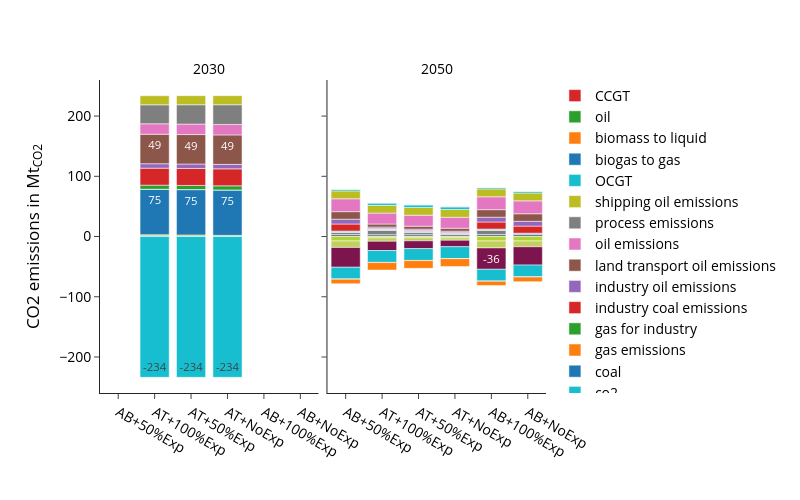

This figure's notebook cell:
### Code cell
fig_name = "co2_emissions_mt"
fig = px.bar(
    df, 
    **fig_kwargs,
    labels={"value":"CO2 emissions in Mt<sub>CO2</sub>",
            "year":"",
            "variable":"", 
            "scen":""
            },
    color_discrete_map=colors["co2"],
    category_orders={
        "variable":list(colors["co2"].keys()),
        "scen": scen_order
        },
    #facet_col_wrap=1, facet_col_spacing=0.07,
)
fig.update_layout(legend_traceorder="reversed",)
update_layout(fig)

print("Totals per scenario and year:", supply_sum_df)
fig.show()
#save_plotly_fig(supply_df, fig, sdir, f"{idx_group_name}_{fig_name}")

### Figure 1 — Plotly figure (JSON) as saved in the notebook; plotly's stock layout.template omitted (floating-point values rounded to 4 significant figures)
{"data": [{"hovertemplate": "=%{x}<br>CO2 emissions in Mt<sub>CO2</sub>=%{text}<extra></extra>", "legendgroup": "Process emissions with CC", "marker": {"color": "#1c3f52", "pattern": {"shape": ""}}, "name": "Process emissions with CC", "orientation": "v", "showlegend": true, "text": [0.1, 0.1], "textangle": 0, "textposition": "inside", "texttemplate": "%{y:.0f}", "type": "bar", "x": ["AT+100%Exp", "AT+50%Exp"], "xaxis": "x", "y": [0.1, 0.1], "yaxis": "y"}, {"hovertemplate": "=%{x}<br>CO2 emissions in Mt<sub>CO2</sub>=%{text}<extra></extra>", "legendgroup": "Process emissions with CC", "marker": {"color": "#1c3f52", "pattern": {"shape": ""}}, "name": "Process emissions with CC", "orientation": "v", "showlegend": false, "text": [2.9, 2.9, 2.9, 2.9, 2.9, 2.9], "textangle": 0, "textposition": "inside", "texttemplate": "%{y:.0f}", "type": "bar", "x": ["AB+100%Exp", "AB+50%Exp", "AB+NoExp", "AT+100%Exp", "AT+50%Exp", "AT+NoExp"], "xaxis": "x2", "y": [2.9, 2.9, 2.9, 2.9, 2.9, 2.9], "yaxis": "y2"}, {"hovertemplate": "=%{x}<br>CO2 emissions in Mt<sub>CO2</sub>=%{text}<extra></extra>", "legendgroup": "Biomass for industry with CC", "marker": {"color": "#b2d235", "pattern": {"shape": ""}}, "name": "Biomass for industry with CC", "orientation": "v", "showlegend": true, "text": [-7.4, -7.4, -7.4, -2.2, -2.2, -2.2], "textangle": 0, "textposition": "inside", "texttemplate": "%{y:.0f}", "type": "bar", "x": ["AB+100%Exp", "AB+50%Exp", "AB+NoExp", "AT+100%Exp", "AT+50%Exp", "AT+NoExp"], "xaxis": "x2", "y": [-7.4, -7.4, -7.4, -2.2, -2.2, -2.2], "yaxis": "y2"}, {"hovertemplate": "=%{x}<br>CO2 emissions in Mt<sub>CO2</sub>=%{text}<extra></extra>", "legendgroup": "Biomass for CHP with CC", "marker": {"color": "#C2D05C", "pattern": {"shape": ""}}, "name": "Biomass for CHP with CC", "orientation": "v", "showlegend": true, "text": [-11.5, -10.7, -9.6, -5.7, -4.9, -4.0], "textangle": 0, "textposition": "inside", "texttemplate": "%{y:.0f}", "type": "bar", "x": ["AB+100%Exp", "AB+50%Exp", "AB+NoExp", "AT+100%Exp", "AT+50%Exp", "AT+NoExp"], "xaxis": "x2", "y": [-11.5, -10.7, -9.6, -5.7, -4.9, -4.0], "yaxis": "y2"}, {"hovertemplate": "=%{x}<br>CO2 emissions in Mt<sub>CO2</sub>=%{text}<extra></extra>", "legendgroup": "Gas for industry with CC", "marker": {"color": "#005b7f", "pattern": {"shape": ""}}, "name": "Gas for industry with CC", "orientation": "v", "showlegend": true, "text": [0.3, 0.3, 0.3, 0.1, 0.1, 0.1], "textangle": 0, "textposition": "inside", "texttemplate": "%{y:.0f}", "type": "bar", "x": ["AB+100%Exp", "AB+50%Exp", "AB+NoExp", "AT+100%Exp", "AT+50%Exp", "AT+NoExp"], "xaxis": "x2", "y": [0.3, 0.3, 0.3, 0.1, 0.1, 0.1], "yaxis": "y2"}, {"hovertemplate": "=%{x}<br>CO2 emissions in Mt<sub>CO2</sub>=%{text}<extra></extra>", "legendgroup": "Direct air capture", "marker": {"color": "#7c154d", "pattern": {"shape": ""}}, "name": "Direct air capture", "orientation": "v", "showlegend": true, "text": [-35.5, -32.9, -30.4, -15.4, -13.0, -10.7], "textangle": 0, "textposition": "inside", "texttemplate": "%{y:.0f}", "type": "bar", "x": ["AB+100%Exp", "AB+50%Exp", "AB+NoExp", "AT+100%Exp", "AT+50%Exp", "AT+NoExp"], "xaxis": "x2", "y": [-35.5, -32.9, -30.4, -15.4, -13.0, -10.7], "yaxis": "y2"}, {"hovertemplate": "=%{x}<br>CO2 emissions in Mt<sub>CO2</sub>=%{text}<extra></extra>", "legendgroup": "FT export", "marker": {"color": "#7F7F7F", "pattern": {"shape": ""}}, "name": "FT export", "orientation": "v", "showlegend": true, "text": [1.0, 0.5], "textangle": 0, "textposition": "inside", "texttemplate": "%{y:.0f}", "type": "bar", "x": ["AT+100%Exp", "AT+50%Exp"], "xaxis": "x", "y": [1.0, 0.5], "yaxis": "y"}, {"hovertemplate": "=%{x}<br>CO2 emissions in Mt<sub>CO2</sub>=%{text}<extra></extra>", "legendgroup": "FT export", "marker": {"color": "#7F7F7F", "pattern": {"shape": ""}}, "name": "FT export", "orientation": "v", "showlegend": false, "text": [7.1, 3.6, 7.1, 3.6], "textangle": 0, "textposition": "inside", "texttemplate": "%{y:.0f}", "type": "bar", "x": ["AB+100%Exp", "AB+50%Exp", "AT+100%Exp", "AT+50%Exp"], "xaxis": "x2", "y": [7.1, 3.6, 7.1, 3.6], "yaxis": "y2"}, {"hovertemplate": "=%{x}<br>CO2 emissions in Mt<sub>CO2</sub>=%{text}<extra></extra>", "legendgroup": "SMR", "marker": {"color": "#BCBD22", "pattern": {"shape": ""}}, "name": "SMR", "orientation": "v", "showlegend": true, "text": [2.0, 2.0, 2.0], "textangle": 0, "textposition": "inside", "texttemplate": "%{y:.0f}", "type": "bar", "x": ["AT+100%Exp", "AT+50%Exp", "AT+NoExp"], "xaxis": "x", "y": [2.0, 2.0, 2.0], "yaxis": "y"}, {"hovertemplate": "=%{x}<br>CO2 emissions in Mt<sub>CO2</sub>=%{text}<extra></extra>", "legendgroup": "SMR", "marker": {"color": "#BCBD22", "pattern": {"shape": ""}}, "name": "SMR", "orientation": "v", "showlegend": false, "text": [0.1, 0.2, 0.3, 0.4, 0.6, 0.9], "textangle": 0, "textposition": "inside", "texttemplate": "%{y:.0f}", "type": "bar", "x": ["AB+100%Exp", "AB+50%Exp", "AB+NoExp", "AT+100%Exp", "AT+50%Exp", "AT+NoExp"], "xaxis": "x2", "y": [0.1, 0.2, 0.3, 0.4, 0.6, 0.9], "yaxis": "y2"}, {"hovertemplate": "=%{x}<br>CO2 emissions in Mt<sub>CO2</sub>=%{text}<extra></extra>", "legendgroup": "co2", "marker": {"color": "#17BECF", "pattern": {"shape": ""}}, "name": "co2", "orientation": "v", "showlegend": true, "text": [-233.8, -233.8, -233.8], "textangle": 0, "textposition": "inside", "texttemplate": "%{y:.0f}", "type": "bar", "x": ["AT+100%Exp", "AT+50%Exp", "AT+NoExp"], "xaxis": "x", "y": [-233.8, -233.8, -233.8], "yaxis": "y"}, {"hovertemplate": "=%{x}<br>CO2 emissions in Mt<sub>CO2</sub>=%{text}<extra></extra>", "legendgroup": "co2", "marker": {"color": "#17BECF", "pattern": {"shape": ""}}, "name": "co2", "orientation": "v", "showlegend": false, "text": [-19.6, -19.6, -19.6, -19.6, -19.6, -19.6], "textangle": 0, "textposition": "inside", "texttemplate": "%{y:.0f}", "type": "bar", "x": ["AB+100%Exp", "AB+50%Exp", "AB+NoExp", "AT+100%Exp", "AT+50%Exp", "AT+NoExp"], "xaxis": "x2", "y": [-19.6, -19.6, -19.6, -19.6, -19.6, -19.6], "yaxis": "y2"}, {"hovertemplate": "=%{x}<br>CO2 emissions in Mt<sub>CO2</sub>=%{text}<extra></extra>", "legendgroup": "coal", "marker": {"color": "#1F77B4", "pattern": {"shape": ""}}, "name": "coal", "orientation": "v", "showlegend": true, "text": [75.3, 75.3, 75.3], "textangle": 0, "textposition": "inside", "texttemplate": "%{y:.0f}", "type": "bar", "x": ["AT+100%Exp", "AT+50%Exp", "AT+NoExp"], "xaxis": "x", "y": [75.3, 75.3, 75.3], "yaxis": "y"}, {"hovertemplate": "=%{x}<br>CO2 emissions in Mt<sub>CO2</sub>=%{text}<extra></extra>", "legendgroup": "coal", "marker": {"color": "#1F77B4", "pattern": {"shape": ""}}, "name": "coal", "orientation": "v", "showlegend": false, "text": [1.9, 2.0, 2.0, 1.7, 1.5, 1.4], "textangle": 0, "textposition": "inside", "texttemplate": "%{y:.0f}", "type": "bar", "x": ["AB+100%Exp", "AB+50%Exp", "AB+NoExp", "AT+100%Exp", "AT+50%Exp", "AT+NoExp"], "xaxis": "x2", "y": [1.9, 2.0, 2.0, 1.7, 1.5, 1.4], "yaxis": "y2"}, {"hovertemplate": "=%{x}<br>CO2 emissions in Mt<sub>CO2</sub>=%{text}<extra></extra>", "legendgroup": "gas emissions", "marker": {"color": "#FF7F0E", "pattern": {"shape": ""}}, "name": "gas emissions", "orientation": "v", "showlegend": true, "text": [0.1, 0.1, 0.1], "textangle": 0, "textposition": "inside", "texttemplate": "%{y:.0f}", "type": "bar", "x": ["AT+100%Exp", "AT+50%Exp", "AT+NoExp"], "xaxis": "x", "y": [0.1, 0.1, 0.1], "yaxis": "y"}, {"hovertemplate": "=%{x}<br>CO2 emissions in Mt<sub>CO2</sub>=%{text}<extra></extra>", "legendgroup": "gas emissions", "marker": {"color": "#FF7F0E", "pattern": {"shape": ""}}, "name": "gas emissions", "orientation": "v", "showlegend": false, "text": [0.1, 0.1, 0.1, 0.1, 0.1, 0.1], "textangle": 0, "textposition": "inside", "texttemplate": "%{y:.0f}", "type": "bar", "x": ["AB+100%Exp", "AB+50%Exp", "AB+NoExp", "AT+100%Exp", "AT+50%Exp", "AT+NoExp"], "xaxis": "x2", "y": [0.1, 0.1, 0.1, 0.1, 0.1, 0.1], "yaxis": "y2"}, {"hovertemplate": "=%{x}<br>CO2 emissions in Mt<sub>CO2</sub>=%{text}<extra></extra>", "legendgroup": "gas for industry", "marker": {"color": "#2CA02C", "pattern": {"shape": ""}}, "name": "gas for industry", "orientation": "v", "showlegend": true, "text": [6.8, 6.8, 6.8], "textangle": 0, "textposition": "inside", "texttemplate": "%{y:.0f}", "type": "bar", "x": ["AT+100%Exp", "AT+50%Exp", "AT+NoExp"], "xaxis": "x", "y": [6.8, 6.8, 6.8], "yaxis": "y"}, {"hovertemplate": "=%{x}<br>CO2 emissions in Mt<sub>CO2</sub>=%{text}<extra></extra>", "legendgroup": "industry coal emissions", "marker": {"color": "#D62728", "pattern": {"shape": ""}}, "name": "industry coal emissions", "orientation": "v", "showlegend": true, "text": [28.2, 28.2, 28.2], "textangle": 0, "textposition": "inside", "texttemplate": "%{y:.0f}", "type": "bar", "x": ["AT+100%Exp", "AT+50%Exp", "AT+NoExp"], "xaxis": "x", "y": [28.2, 28.2, 28.2], "yaxis": "y"}, {"hovertemplate": "=%{x}<br>CO2 emissions in Mt<sub>CO2</sub>=%{text}<extra></extra>", "legendgroup": "industry coal emissions", "marker": {"color": "#D62728", "pattern": {"shape": ""}}, "name": "industry coal emissions", "orientation": "v", "showlegend": false, "text": [11.7, 11.7, 11.7, 1.2, 1.2, 1.2], "textangle": 0, "textposition": "inside", "texttemplate": "%{y:.0f}", "type": "bar", "x": ["AB+100%Exp", "AB+50%Exp", "AB+NoExp", "AT+100%Exp", "AT+50%Exp", "AT+NoExp"], "xaxis": "x2", "y": [11.7, 11.7, 11.7, 1.2, 1.2, 1.2], "yaxis": "y2"}, {"hovertemplate": "=%{x}<br>CO2 emissions in Mt<sub>CO2</sub>=%{text}<extra></extra>", "legendgroup": "industry oil emissions", "marker": {"color": "#9467BD", "pattern": {"shape": ""}}, "name": "industry oil emissions", "orientation": "v", "showlegend": true, "text": [7.4, 7.4, 7.4], "textangle": 0, "textposition": "inside", "texttemplate": "%{y:.0f}", "type": "bar", "x": ["AT+100%Exp", "AT+50%Exp", "AT+NoExp"], "xaxis": "x", "y": [7.4, 7.4, 7.4], "yaxis": "y"}, {"hovertemplate": "=%{x}<br>CO2 emissions in Mt<sub>CO2</sub>=%{text}<extra></extra>", "legendgroup": "industry oil emissions", "marker": {"color": "#9467BD", "pattern": {"shape": ""}}, "name": "industry oil emissions", "orientation": "v", "showlegend": false, "text": [8.0, 8.0, 8.0, 2.3, 2.3, 2.3], "textangle": 0, "textposition": "inside", "texttemplate": "%{y:.0f}", "type": "bar", "x": ["AB+100%Exp", "AB+50%Exp", "AB+NoExp", "AT+100%Exp", "AT+50%Exp", "AT+NoExp"], "xaxis": "x2", "y": [8.0, 8.0, 8.0, 2.3, 2.3, 2.3], "yaxis": "y2"}, {"hovertemplate": "=%{x}<br>CO2 emissions in Mt<sub>CO2</sub>=%{text}<extra></extra>", "legendgroup": "land transport oil emissions", "marker": {"color": "#8C564B", "pattern": {"shape": ""}}, "name": "land transport oil emissions", "orientation": "v", "showlegend": true, "text": [48.9, 48.9, 48.9], "textangle": 0, "textposition": "inside", "texttemplate": "%{y:.0f}", "type": "bar", "x": ["AT+100%Exp", "AT+50%Exp", "AT+NoExp"], "xaxis": "x", "y": [48.9, 48.9, 48.9], "yaxis": "y"}, {"hovertemplate": "=%{x}<br>CO2 emissions in Mt<sub>CO2</sub>=%{text}<extra></extra>", "legendgroup": "land transport oil emissions", "marker": {"color": "#8C564B", "pattern": {"shape": ""}}, "name": "land transport oil emissions", "orientation": "v", "showlegend": false, "text": [12.5, 12.5, 12.5, 4.9, 4.9, 4.9], "textangle": 0, "textposition": "inside", "texttemplate": "%{y:.0f}", "type": "bar", "x": ["AB+100%Exp", "AB+50%Exp", "AB+NoExp", "AT+100%Exp", "AT+50%Exp", "AT+NoExp"], "xaxis": "x2", "y": [12.5, 12.5, 12.5, 4.9, 4.9, 4.9], "yaxis": "y2"}, {"hovertemplate": "=%{x}<br>CO2 emissions in Mt<sub>CO2</sub>=%{text}<extra></extra>", "legendgroup": "oil emissions", "marker": {"color": "#E377C2", "pattern": {"shape": ""}}, "name": "oil emissions", "orientation": "v", "showlegend": true, "text": [17.4, 17.4, 17.4], "textangle": 0, "textposition": "inside", "texttemplate": "%{y:.0f}", "type": "bar", "x": ["AT+100%Exp", "AT+50%Exp", "AT+NoExp"], "xaxis": "x", "y": [17.4, 17.4, 17.4], "yaxis": "y"}, {"hovertemplate": "=%{x}<br>CO2 emissions in Mt<sub>CO2</sub>=%{text}<extra></extra>", "legendgroup": "oil emissions", "marker": {"color": "#E377C2", "pattern": {"shape": ""}}, "name": "oil emissions", "orientation": "v", "showlegend": false, "text": [21.4, 21.4, 21.4, 18.2, 18.2, 18.2], "textangle": 0, "textposition": "inside", "texttemplate": "%{y:.0f}", "type": "bar", "x": ["AB+100%Exp", "AB+50%Exp", "AB+NoExp", "AT+100%Exp", "AT+50%Exp", "AT+NoExp"], "xaxis": "x2", "y": [21.4, 21.4, 21.4, 18.2, 18.2, 18.2], "yaxis": "y2"}, {"hovertemplate": "=%{x}<br>CO2 emissions in Mt<sub>CO2</sub>=%{text}<extra></extra>", "legendgroup": "process emissions", "marker": {"color": "#7F7F7F", "pattern": {"shape": ""}}, "name": "process emissions", "orientation": "v", "showlegend": true, "text": [31.5, 32.1, 32.7], "textangle": 0, "textposition": "inside", "texttemplate": "%{y:.0f}", "type": "bar", "x": ["AT+100%Exp", "AT+50%Exp", "AT+NoExp"], "xaxis": "x", "y": [31.5, 32.1, 32.7], "yaxis": "y"}, {"hovertemplate": "=%{x}<br>CO2 emissions in Mt<sub>CO2</sub>=%{text}<extra></extra>", "legendgroup": "shipping oil emissions", "marker": {"color": "#BCBD22", "pattern": {"shape": ""}}, "name": "shipping oil emissions", "orientation": "v", "showlegend": true, "text": [15.1, 15.1, 15.1], "textangle": 0, "textposition": "inside", "texttemplate": "%{y:.0f}", "type": "bar", "x": ["AT+100%Exp", "AT+50%Exp", "AT+NoExp"], "xaxis": "x", "y": [15.1, 15.1, 15.1], "yaxis": "y"}, {"hovertemplate": "=%{x}<br>CO2 emissions in Mt<sub>CO2</sub>=%{text}<extra></extra>", "legendgroup": "shipping oil emissions", "marker": {"color": "#BCBD22", "pattern": {"shape": ""}}, "name": "shipping oil emissions", "orientation": "v", "showlegend": false, "text": [13.1, 13.1, 13.1, 12.9, 12.9, 12.9], "textangle": 0, "textposition": "inside", "texttemplate": "%{y:.0f}", "type": "bar", "x": ["AB+100%Exp", "AB+50%Exp", "AB+NoExp", "AT+100%Exp", "AT+50%Exp", "AT+NoExp"], "xaxis": "x2", "y": [13.1, 13.1, 13.1, 12.9, 12.9, 12.9], "yaxis": "y2"}, {"hovertemplate": "=%{x}<br>CO2 emissions in Mt<sub>CO2</sub>=%{text}<extra></extra>", "legendgroup": "OCGT", "marker": {"color": "#17BECF", "pattern": {"shape": ""}}, "name": "OCGT", "orientation": "v", "showlegend": true, "text": [2.1, 2.4, 2.7, 3.8, 4.3, 4.6], "textangle": 0, "textposition": "inside", "texttemplate": "%{y:.0f}", "type": "bar", "x": ["AB+100%Exp", "AB+50%Exp", "AB+NoExp", "AT+100%Exp", "AT+50%Exp", "AT+NoExp"], "xaxis": "x2", "y": [2.1, 2.4, 2.7, 3.8, 4.3, 4.6], "yaxis": "y2"}, {"hovertemplate": "=%{x}<br>CO2 emissions in Mt<sub>CO2</sub>=%{text}<extra></extra>", "legendgroup": "biogas to gas", "marker": {"color": "#1F77B4", "pattern": {"shape": ""}}, "name": "biogas to gas", "orientation": "v", "showlegend": true, "text": [-0.3, -0.3, -0.3, -0.3, -0.3, -0.3], "textangle": 0, "textposition": "inside", "texttemplate": "%{y:.0f}", "type": "bar", "x": ["AB+100%Exp", "AB+50%Exp", "AB+NoExp", "AT+100%Exp", "AT+50%Exp", "AT+NoExp"], "xaxis": "x2", "y": [-0.3, -0.3, -0.3, -0.3, -0.3, -0.3], "yaxis": "y2"}, {"hovertemplate": "=%{x}<br>CO2 emissions in Mt<sub>CO2</sub>=%{text}<extra></extra>", "legendgroup": "biomass to liquid", "marker": {"color": "#FF7F0E", "pattern": {"shape": ""}}, "name": "biomass to liquid", "orientation": "v", "showlegend": true, "text": [-7.1, -7.4, -7.7, -12.5, -12.8, -12.9], "textangle": 0, "textposition": "inside", "texttemplate": "%{y:.0f}", "type": "bar", "x": ["AB+100%Exp", "AB+50%Exp", "AB+NoExp", "AT+100%Exp", "AT+50%Exp", "AT+NoExp"], "xaxis": "x2", "y": [-7.1, -7.4, -7.7, -12.5, -12.8, -12.9], "yaxis": "y2"}, {"hovertemplate": "=%{x}<br>CO2 emissions in Mt<sub>CO2</sub>=%{text}<extra></extra>", "legendgroup": "oil", "marker": {"color": "#2CA02C", "pattern": {"shape": ""}}, "name": "oil", "orientation": "v", "showlegend": true, "text": [0.1, 0.1, 0.1, 0.1, 0.1, 0.1], "textangle": 0, "textposition": "inside", "texttemplate": "%{y:.0f}", "type": "bar", "x": ["AB+100%Exp", "AB+50%Exp", "AB+NoExp", "AT+100%Exp", "AT+50%Exp", "AT+NoExp"], "xaxis": "x2", "y": [0.1, 0.1, 0.1, 0.1, 0.1, 0.1], "yaxis": "y2"}, {"hovertemplate": "=%{x}<br>CO2 emissions in Mt<sub>CO2</sub>=%{text}<extra></extra>", "legendgroup": "CCGT", "marker": {"color": "#D62728", "pattern": {"shape": ""}}, "name": "CCGT", "orientation": "v", "showlegend": true, "text": [0.1], "textangle": 0, "textposition": "inside", "texttemplate": "%{y:.0f}", "type": "bar", "x": ["AT+NoExp"], "xaxis": "x2", "y": [0.1], "yaxis": "y2"}], "layout": {"annotations": [{"font": {}, "showarrow": false, "text": "2030", "x": 0.245, "xanchor": "center", "xref": "paper", "y": 1, "yanchor": "bottom", "yref": "paper"}, {"font": {}, "showarrow": false, "text": "2050", "x": 0.755, "xanchor": "center", "xref": "paper", "y": 1, "yanchor": "bottom", "yref": "paper"}], "barmode": "relative", "height": 500, "legend": {"title": {"text": ""}, "tracegroupgap": 0, "traceorder": "reversed"}, "width": 800, "xaxis": {"anchor": "y", "categoryarray": ["AB+50%Exp", "AT+100%Exp", "AT+50%Exp", "AT+NoExp"], "categoryorder": "array", "domain": [0, 0.49], "title": {"text": ""}}, "xaxis2": {"anchor": "y2", "categoryarray": ["AB+50%Exp", "AT+100%Exp", "AT+50%Exp", "AT+NoExp"], "categoryorder": "array", "domain": [0.51, 1], "matches": "x", "title": {"text": ""}}, "yaxis": {"anchor": "x", "domain": [0, 1], "title": {"text": "CO2 emissions in Mt<sub>CO2</sub>"}}, "yaxis2": {"anchor": "x2", "domain": [0, 1], "matches": "y", "showticklabels": false}}}
